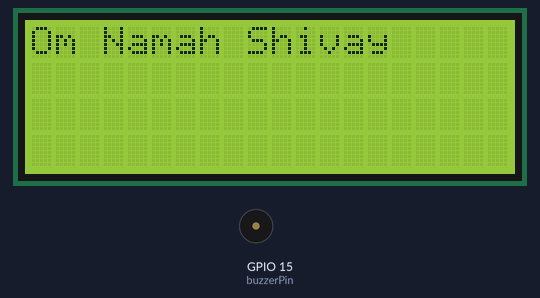
Bench run of a sketch on a simulated ESP32. Parts: 20×4 character LCD, buzzer (waves = sounding, pin HIGH).

Above: at 0.3 s.
At 1.3 s:
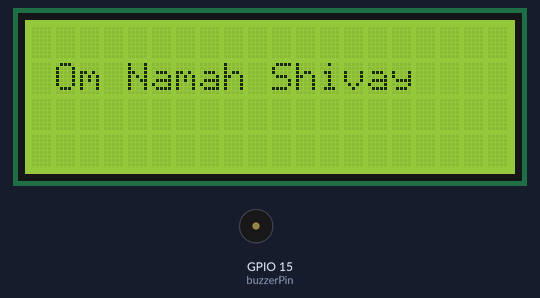
At 2.4 s:
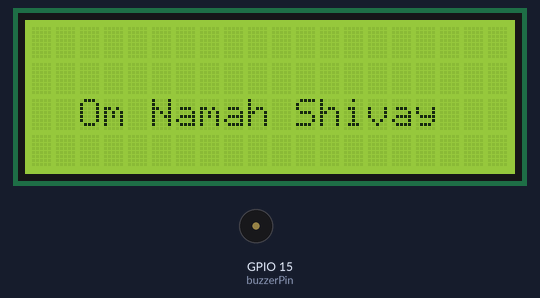
At 3.23 s:
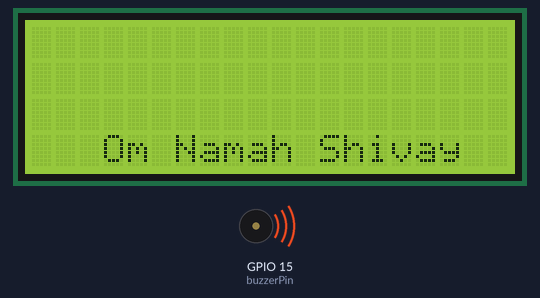
Timing chart, 0 to 40.0 s (numbered marks = the images above):
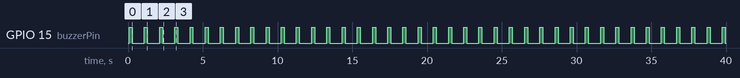

Measured:
- by itself, GPIO 15 (buzzerPin): alternates HIGH for 0.20 s and LOW for 0.82 s
- by itself, everything shown: repeats every 4.1 s, in 9 steps
- what the display in image 1 shows lasts 1.0 s, from 1.1 s to 2.1 s

The sketch:

ESP32_LCD.ino
```cpp
/*********
  Rui Santos
  Complete project details at https://randomnerdtutorials.com
*********/

#include <LiquidCrystal_I2C.h>

// set the LCD number of columns and rows
int lcdColumns = 20;
int lcdRows = 4;

const int buzzerPin = 15;

// set LCD address, number of columns and rows
// if you don't know your display address, run an I2C scanner sketch
LiquidCrystal_I2C lcd(0x3f, lcdColumns, lcdRows);

void setup(){
  // initialize LCD
  lcd.init();
  // turn on LCD backlight
  lcd.backlight();
  pinMode(buzzerPin, OUTPUT);
  digitalWrite(buzzerPin, LOW);
}

void loop(){

  for(int i=0;i<lcdRows;i++){
  // set cursor to first column, first row
  lcd.setCursor(i, i);
  // print message
  lcd.print("Om Namah Shivay");
digitalWrite(buzzerPin, HIGH);
  delay(200);
  digitalWrite(buzzerPin, LOW);
  delay(800);
  // clears the display to print new message
  lcd.clear();
  }
  // set cursor to first column, second row

}
```
